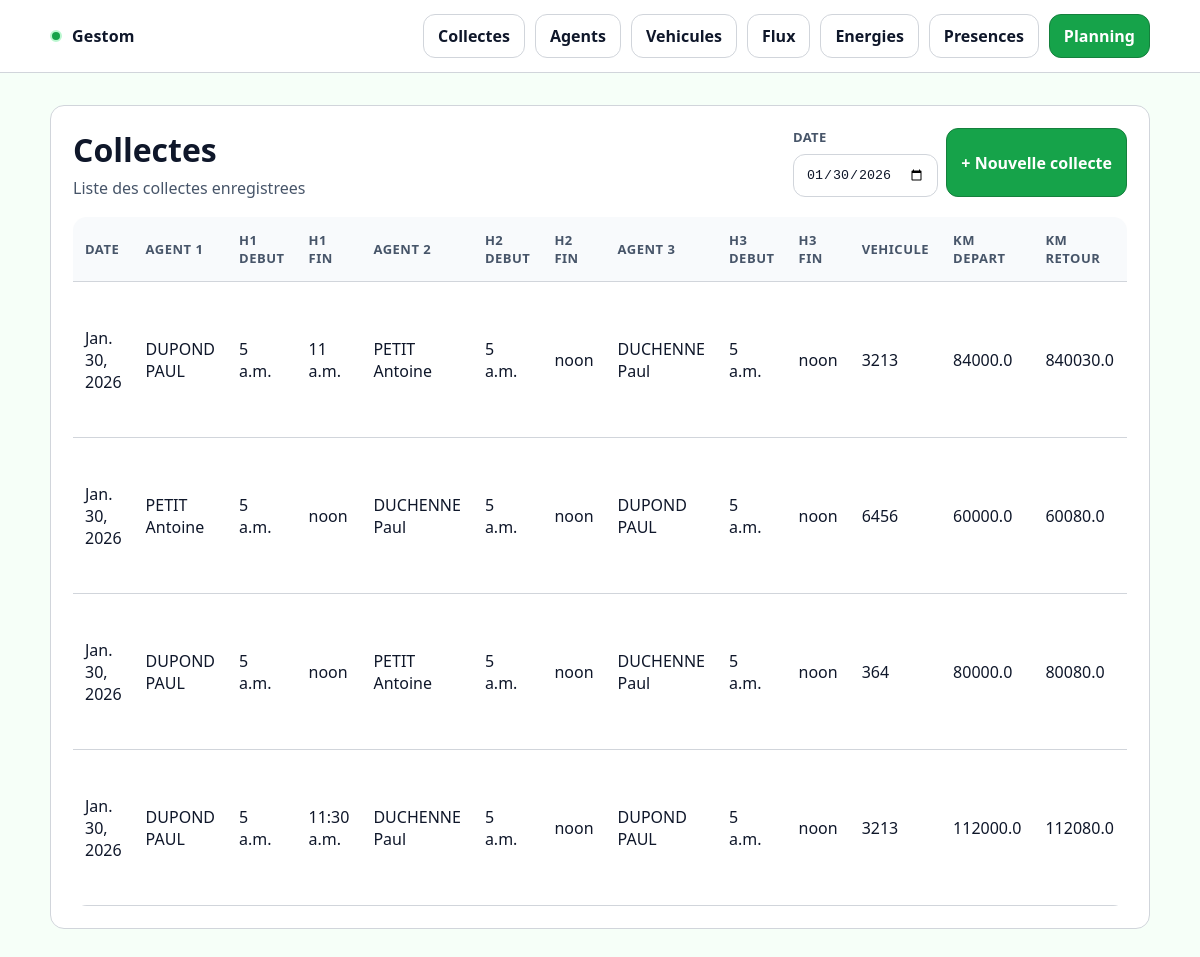
Screenshot of /collectes/ with the database file from the repository.
### core/models.py (models this page shows, shortened)
class Collecte(models.Model):
    id_collecte = models.BigAutoField(primary_key=True)
    date_collecte = models.DateField(default=timezone.localdate)
    id_agent_1 = models.ForeignKey(
        Agent,
        null=True,
        blank=True,
        on_delete=models.SET_NULL,
        related_name="collectes_agent_1",
    )
    a1_hr_debut = models.TimeField(null=True, blank=True)
    a1_hr_fin = models.TimeField(null=True, blank=True)
    id_agent_2 = models.ForeignKey(
        Agent,
        null=True,
        blank=True,
        on_delete=models.SET_NULL,
        related_name="collectes_agent_2",
    )
    a2_hr_debut = models.TimeField(null=True, blank=True)
    a2_hr_fin = models.TimeField(null=True, blank=True)
    id_agent_3 = models.ForeignKey(
        Agent,
        null=True,
        blank=True,
        on_delete=models.SET_NULL,
        related_name="collectes_agent_3",
    )
    a3_hr_debut = models.TimeField(null=True, blank=True)
    a3_hr_fin = models.TimeField(null=True, blank=True)
    id_vehicule = models.ForeignKey(
        Vehicule,
        null=True,
        blank=True,
        on_delete=models.SET_NULL,
        related_name="collectes",
    )
    km_depart = models.FloatField(null=True, blank=True)
    km_retour = models.FloatField(null=True, blank=True)
    id_flux1 = models.ForeignKey(
        Flux,
        null=True,
        blank=True,
        on_delete=models.SET_NULL,
        related_name="collectes_flux1",
    )
    id_flux2 = models.ForeignKey(
        Flux,
        null=True,
        blank=True,
        on_delete=models.SET_NULL,
        related_name="collectes_flux2",
    )
    id_flux3 = models.ForeignKey(
        Flux,
        null=True,
        blank=True,
        on_delete=models.SET_NULL,
        related_name="collectes_flux3",
    )
    tonnage1 = models.FloatField(null=True, blank=True)
    tonnage2 = models.FloatField(null=True, blank=True)
    tonnage3 = models.FloatField(null=True, blank=True)
    id_energie_1 = models.ForeignKey(
        Energie,
        null=True,
        blank=True,
        on_delete=models.SET_NULL,
        related_name="collectes_energie1",
    )
    id_energie_2 = models.ForeignKey(
        Energie,
        null=True,
        blank=True,
        on_delete=models.SET_NULL,
        related_name="collectes_energie2",
    )
    id_energie_3 = models.ForeignKey(
        Energie,
        null=True,
        blank=True,
        on_delete=models.SET_NULL,
        related_name="collectes_energie3",
    )
    energie_qte_1 = models.FloatField(null=True, blank=True)
    energie_qte_2 = models.FloatField(null=True, blank=True)
    energie_qte_3 = models.FloatField(null=True, blank=True)
    date_creation = models.DateTimeField(auto_now_add=True)
    date_modification = models.DateTimeField(auto_now=True)
    class Meta:
        ordering = ["-date_collecte", "-date_creation"]

class Agent(models.Model):
    id_ag = models.PositiveIntegerField(unique=True)
    nom = models.CharField(max_length=100)
    prenom = models.CharField(max_length=100)
    qualification = models.CharField(max_length=150, blank=True)
    service = models.CharField(max_length=150, blank=True)
    employeur = models.CharField(max_length=150, blank=True)
    hds_defaut = models.TimeField(null=True, blank=True)
    hajout_quotidien = models.TimeField(null=True, blank=True)
    echeance_permis = models.DateField(null=True, blank=True)
    echeance_fco = models.DateField(null=True, blank=True)
    supp = models.BooleanField(default=False)
    arrivee = models.DateField(null=True, blank=True)
    depart = models.DateField(null=True, blank=True)
    tel = models.CharField(max_length=30, blank=True)
    class Meta:
        ordering = ["nom", "prenom"]
    def __str__(self):
        return f"{self.nom} {self.prenom}"

class Vehicule(models.Model):
    nom_vehicule = models.CharField(max_length=150)
    type = models.CharField(max_length=150)
    archive = models.BooleanField(default=False)
    date_creation = models.DateTimeField(auto_now_add=True)
    date_modification = models.DateTimeField(auto_now=True)
    def __str__(self):
        return self.nom_vehicule

### core/views.py (the view)
# urls.py: path("collectes/", CollecteListView.as_view(), name="collecte_list"),
class CollecteListView(ListView):
    model = Collecte
    template_name = "core/collecte_list.html"
    context_object_name = "collectes"
    def get_queryset(self):
        date_str = self.request.GET.get("date")
        if date_str:
            try:
                selected_date = timezone.datetime.strptime(date_str, "%Y-%m-%d").date()
            except ValueError:
                selected_date = timezone.localdate()
        else:
            selected_date = timezone.localdate()
        qs = (
            Collecte.objects.select_related(
                "id_agent_1",
                "id_agent_2",
                "id_agent_3",
                "id_vehicule",
                "id_flux1",
                "id_flux2",
                "id_flux3",
                "id_energie_1",
                "id_energie_2",
                "id_energie_3",
            )
            .filter(date_collecte=selected_date)
        )
        return qs
    def get_context_data(self, **kwargs):
        ctx = super().get_context_data(**kwargs)
        date_str = self.request.GET.get("date")
        if date_str:
            try:
                selected_date = timezone.datetime.strptime(date_str, "%Y-%m-%d").date()
            except ValueError:
                selected_date = timezone.localdate()
        else:
            selected_date = timezone.localdate()
        ctx["selected_date"] = selected_date
        return ctx

### core/models.py (called while the page is built)
    def __str__(self):
        return self.flux

    def __str__(self):
        return self.energie

### core/templates/core/collecte_list.html (shortened to what this page needs)
{% extends "core/base.html" %}
{% block content %}
<div class="card">
  <div class="card__pad">
    <div class="header">
      <div>
        <h1 class="h1">Collectes</h1>
        <p class="sub">Liste des collectes enregistrees</p>
      </div>
      <div class="actions">
        <form method="get" class="form" id="collecte-filter">
          <div class="field">
            <label for="date">Date</label>
            <input type="date" id="date" name="date" value="{{ selected_date|date:'Y-m-d' }}">
          </div>
        </form>
        <a href="{% url 'core:collecte_create' %}" class="btn btn--primary">
          + Nouvelle collecte
        </a>
      </div>
    </div>
    <div class="table-wrap">
      <table class="table">
        <thead>
          <tr>
            <th>Date</th>
            <th>Agent 1</th>
            <th>H1 debut</th>
            <th>H1 fin</th>
            <th>Agent 2</th>
            <th>H2 debut</th>
            <th>H2 fin</th>
            <th>Agent 3</th>
            <th>H3 debut</th>
            <th>H3 fin</th>
            <th>Vehicule</th>
            <th>Km depart</th>
            <th>Km retour</th>
          </tr>
        </thead>
        <tbody>
          {% for c in collectes %}
          <tr>
            <td>{{ c.date_collecte }}</td>
            <td>{{ c.id_agent_1 }}</td>
            <td>{{ c.a1_hr_debut }}</td>
            <td>{{ c.a1_hr_fin }}</td>
            <td>{{ c.id_agent_2 }}</td>
            <td>{{ c.a2_hr_debut }}</td>
            <td>{{ c.a2_hr_fin }}</td>
            <td>{{ c.id_agent_3 }}</td>
            <td>{{ c.a3_hr_debut }}</td>
            <td>{{ c.a3_hr_fin }}</td>
            <td>{{ c.id_vehicule }}</td>
            <td>{{ c.km_depart }}</td>
            <td>{{ c.km_retour }}</td>
          </tr>
          {% empty %}
          <tr>
            <td colspan="26" class="sub">Aucune collecte enregistree</td>
          </tr>
          {% endfor %}
        </tbody>
      </table>
    </div>
  </div>
</div>
{% endblock %}

### core/static/core/styles.css (style rules this page uses)
:root { --bg: #f6fff8; --surface: #ffffff; --card: #ffffff; --text: #0f172a; --muted: #475569; --primary: #16a34a; --primary-2: #15803d; --success: #16a34a; --warning: #f59e0b; --danger: #dc2626; --border: #d1d5db; --shadow: none; --radius: 14px; --focus: #86efac; --overlay: #052e16; }
* { box-sizing: border-box; }
html,body { height: 100%; }
body { margin: 0; font-family: ui-sans-serif, system-ui, -apple-system, Segoe UI, Roboto, Arial, "Noto Sans", "Helvetica Neue", sans-serif; background: var(--bg); color: var(--text); }
a { color: inherit; text-decoration: none; }
.card { background: var(--card); border: 1px solid var(--border); border-radius: var(--radius); box-shadow: none; }
.card__pad { padding: 22px; }
.header { display:flex; align-items:flex-start; justify-content: space-between; gap: 14px; margin-bottom: 18px; }
.h1 { font-size: 32px; margin: 0 0 6px; }
.sub { color: var(--muted); margin: 0; }
.btn { display:inline-flex; align-items:center; justify-content:center; gap: 8px; padding: 10px 14px; border-radius: 12px; border: 1px solid var(--border); background: #f0fdf4; color: var(--text); font-weight: 600; cursor: pointer; transition: transform .06s ease; }
.btn--primary { background: var(--primary); border-color: var(--primary-2); color: #ffffff; }
.table-wrap { overflow:auto; border-radius: var(--radius); }
.table { width: 100%; border-collapse: collapse; min-width: 620px; }
.table th, .table td { padding: 14px 12px; border-bottom: 1px solid var(--border); text-align: left; }
.table th { color: var(--muted); font-weight: 700; font-size: 13px; letter-spacing: .5px; text-transform: uppercase; background: #f8fafc; }
.actions { display:flex; justify-content:flex-end; gap: 8px; flex-wrap: wrap; }
.form { display:grid; gap: 14px; }
.field label { display:block; margin: 0 0 8px; color: var(--muted); font-weight: 700; font-size: 13px; letter-spacing: .3px; text-transform: uppercase; }
.input, input, select, textarea { width: 100%; padding: 12px 12px; border-radius: 12px; border: 1px solid var(--border); background: var(--surface); color: var(--text); outline: none; }

### rows the page displays
Collecte: date_collecte "Jan. 30, 2026", id_agent_1 "DUPOND PAUL", a1_hr_debut "5 a.m.", a1_hr_fin "11 a.m.", id_agent_2 "PETIT Antoine", a2_hr_debut "5 a.m.", a2_hr_fin "noon", id_agent_3 "DUCHENNE Paul", a3_hr_debut "5 a.m.", a3_hr_fin "noon", id_vehicule "3213", km_depart "84000.0", km_retour "840030.0"
Collecte: date_collecte "Jan. 30, 2026", id_agent_1 "PETIT Antoine", a1_hr_debut "5 a.m.", a1_hr_fin "noon", id_agent_2 "DUCHENNE Paul", a2_hr_debut "5 a.m.", a2_hr_fin "noon", id_agent_3 "DUPOND PAUL", a3_hr_debut "5 a.m.", a3_hr_fin "noon", id_vehicule "6456", km_depart "60000.0", km_retour "60080.0"
Collecte: date_collecte "Jan. 30, 2026", id_agent_1 "DUPOND PAUL", a1_hr_debut "5 a.m.", a1_hr_fin "noon", id_agent_2 "PETIT Antoine", a2_hr_debut "5 a.m.", a2_hr_fin "noon", id_agent_3 "DUCHENNE Paul", a3_hr_debut "5 a.m.", a3_hr_fin "noon", id_vehicule "364", km_depart "80000.0", km_retour "80080.0"
Collecte: date_collecte "Jan. 30, 2026", id_agent_1 "DUPOND PAUL", a1_hr_debut "5 a.m.", a1_hr_fin "11:30 a.m.", id_agent_2 "DUCHENNE Paul", a2_hr_debut "5 a.m.", a2_hr_fin "noon", id_agent_3 "DUPOND PAUL", a3_hr_debut "5 a.m.", a3_hr_fin "noon", id_vehicule "3213", km_depart "112000.0", km_retour "112080.0"
